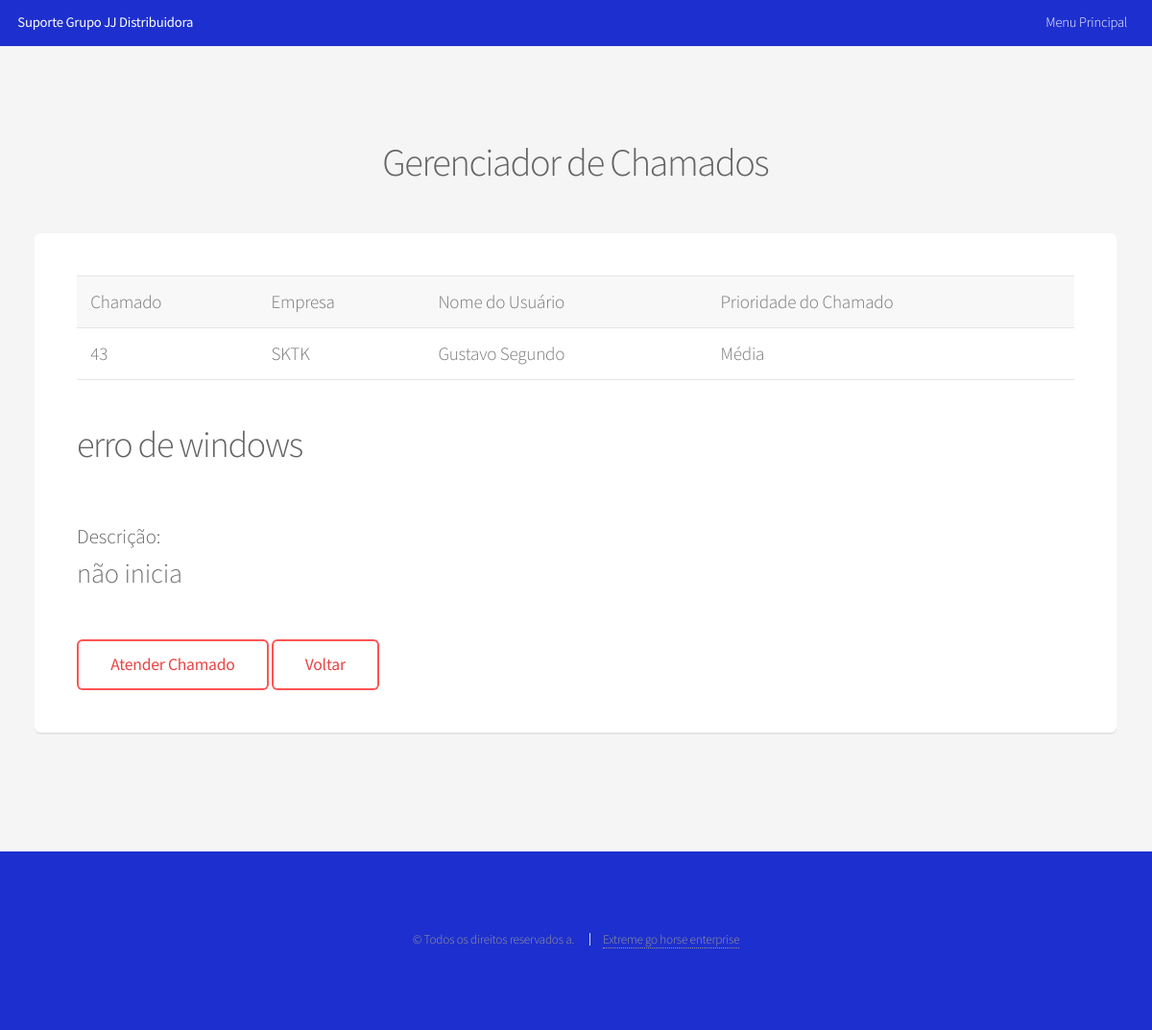
The app's page /PHP/atendimento.php?idcha=43 with its own data.
### tables this page shows
CREATE TABLE `tickets` (
  `ID` int(11) NOT NULL,
  `enterprise` varchar(50) NOT NULL,
  `title` varchar(100) NOT NULL,
  `description` varchar(1000) NOT NULL,
  `priority` varchar(1) NOT NULL,
  `userID` int(11) NOT NULL,
  `status` int(1) NOT NULL,
  `suporteID` int(11) DEFAULT NULL,
  `solution` varchar(1000) DEFAULT NULL
);

CREATE TABLE `user` (
  `name` varchar(100) NOT NULL,
  `lastName` varchar(100) NOT NULL,
  `email` varchar(255) NOT NULL,
  `password` varchar(255) NOT NULL,
  `ID` int(11) NOT NULL,
  `is_adm` int(1) NOT NULL
);

### PHP/atendimento.php (the view, shortened to what this page needs)
<?php
include_once("./connect.php");
$idcha = $_GET["idcha"];
$result = mysqli_query($conn, "SELECT * FROM tickets WHERE `ID` = $idcha");
while($row = $result->fetch_assoc()){
    $user = mysqli_query($conn, "SELECT * FROM user WHERE ID = " . $row["userID"]);
}
while($row = $user->fetch_assoc()){
    $nameUser = $row["name"] . " " . $row["lastName"];
}
?>
<!DOCTYPE HTML>
<html>
<head>
    <link rel="stylesheet" href="../assets/css/main.css" />
</head>
<body class="is-preload">
    <div id="page-wrapper">
        <header id="header">
            <h1><a href="home.php">Suporte Grupo JJ Distribuidora</a></h1>
            <nav id="nav">
                <ul>
                    <li><a href="home.php">Menu Principal</a></li>
                </ul>
            </nav>
        </header>
        <section id="main" class="gen container">
            <header>
                <h2>Gerenciador de Chamados</h2>
            </header>
            <div class="box box3">
                <div id="objeto">
                    <?php
                    $result = mysqli_query($conn, "SELECT * FROM tickets WHERE ID = $idcha");
                    if ($result->num_rows > 0) {
                        while($row = $result->fetch_assoc()) {
                            echo "<table>";
                            echo "<tr>";
                            echo "<td>Chamado</td>";
                            echo "<td>Empresa</td>";
                            echo "<td>Nome do Usuário</td>";
                            echo "<td>Prioridade do Chamado</td>";
                            echo "</tr>";
                            echo "<tr id='tab1'>";
                            echo "<td>" . $row["ID"] . "</td>";
                            echo "<td>" . $row["enterprise"] . " </td> ";
                            echo "<td>" . $nameUser . "</td>";
                            if ($row["priority"] == "A"){
                                echo "<td>Alta</td>";
                            }elseif ($row["priority"] == "M"){
                                echo "<td>Média</td>";
                            }elseif ($row["priority"] == "B"){
                                echo "<td>Baixa</td>";
                            }
                            echo "</tr>";
                            echo "</table>";
                            echo "<h2 class='inmid'>" . $row["title"] . " </h2> ";
                            echo "<h4>Descrição:</h4> ";
                            echo "<p class='indown'>" . $row["description"] . "</p>";
                        }
                    }else{
                        echo 'Sem dados a serem informados';
                    }
                    ?>
                </div>
                <div>
                    <a id="botao" class="button alt tbtn">Atender Chamado</a>
                    <a class="button alt tbtn" href="./geren.php">Voltar</a>
                </div>
            </div>
        </section>
        <footer id="footer">
            <ul class="copyright">
                <li>&copy; Todos os direitos reservados a.</li>
                <li><a href="https://github.com/Kalebeadv">Extreme go horse enterprise</a></li>
            </ul>
        </footer>
    </div>
</body>
</html>

### records on screen
tickets: ID "43", enterprise "SKTK", userID.lastName "Gustavo Segundo", priority "Média", title "erro de windows", description "não inicia"
